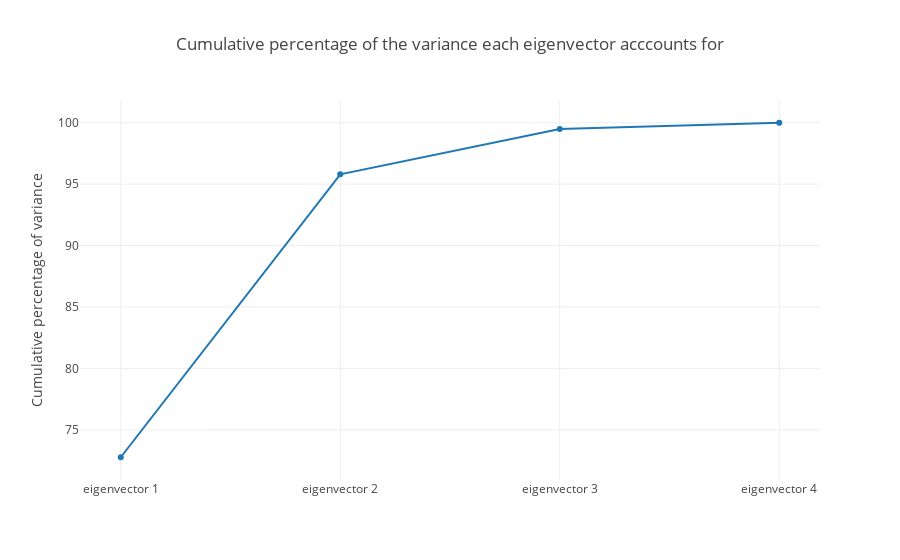

Write notebook code for a chart like this one.
### Code cell
summ = sum(eig_vals)
var_exp = [(i / summ) * 100 for i in sorted(eig_vals, reverse = True)]
cum_var_exp = np.cumsum(var_exp)

trace = dict(type = 'scatter',
             x = ['eigenvector %s' %i for i in range(1,5)], 
             y = cum_var_exp)

data = [trace]

layout = dict(title = 'Cumulative percentage of the variance each eigenvector acccounts for',
              yaxis = dict(title = 'Cumulative percentage of variance'))

fig = dict(data = data, layout = layout)
plotly.offline.iplot(fig, filename = 'cumulative percentage of variance')

### Figure 1 — Plotly figure (JSON) as saved in the notebook; plotly's stock layout.template omitted (floating-point values rounded to 4 significant figures)
{"data": [{"type": "scatter", "uid": "603b03ec-0c37-45a1-9fa9-4575386c9026", "x": ["eigenvector 1", "eigenvector 2", "eigenvector 3", "eigenvector 4"], "y": [72.77, 95.8, 99.48, 100]}], "layout": {"title": {"text": "Cumulative percentage of the variance each eigenvector acccounts for"}, "yaxis": {"title": {"text": "Cumulative percentage of variance"}}}}
